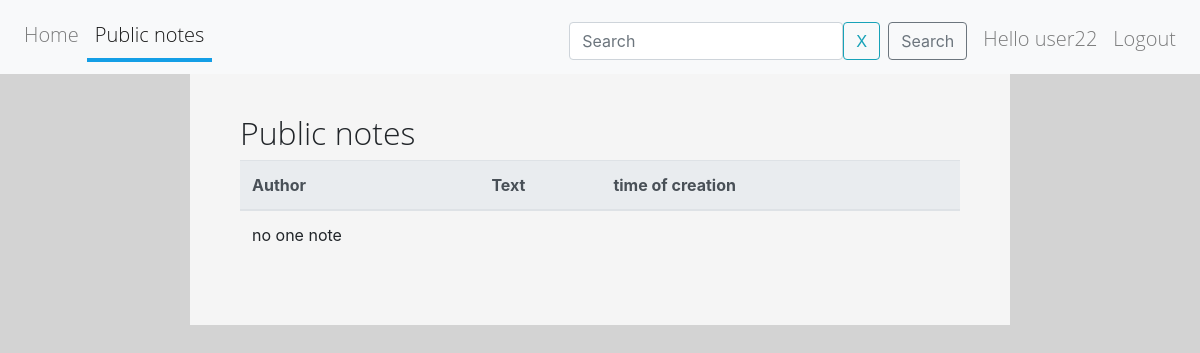
/share_note_list (signed in), run on an earlier commit of the app's database.
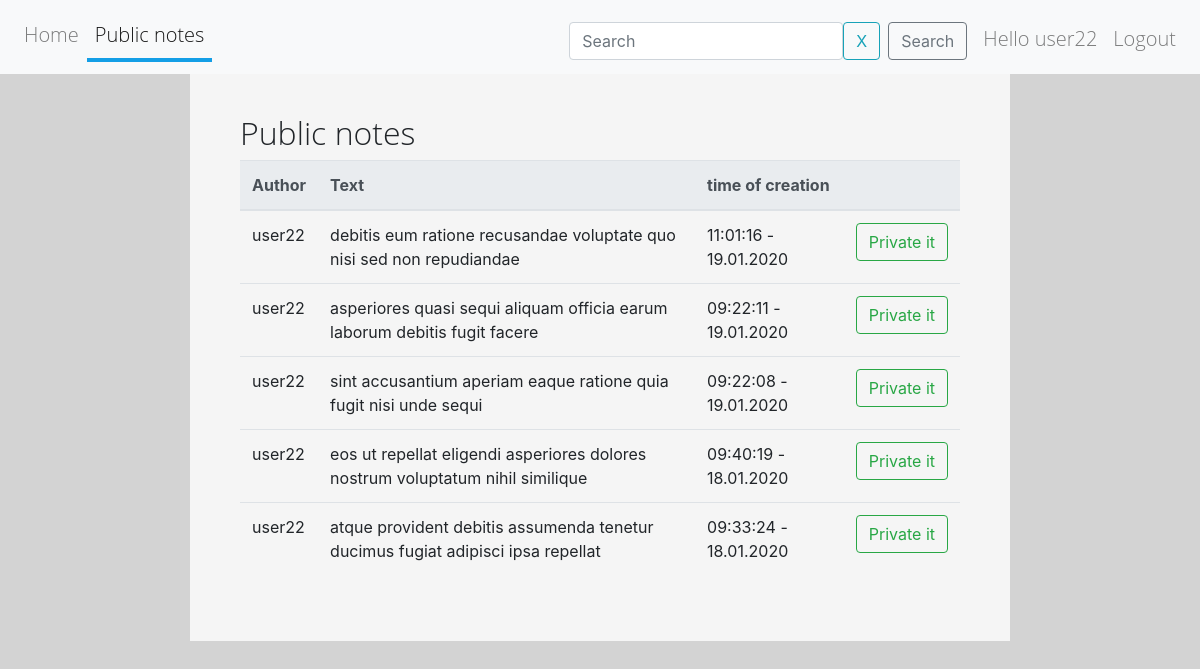
And on a later commit of the database.
### todo/models.py (models this page shows, shortened)
class Note(models.Model):
    text = models.TextField(max_length=200)
    post_time = models.DateTimeField(auto_now_add=True)
    author = models.ForeignKey(User, related_name="user", on_delete=models.CASCADE)
    status = models.BooleanField(default=False)

### todo/views.py (the view)
# urls.py: path('share_note_list', views.PublicNoteList.as_view(), name='public_note_list'),
class PublicNoteList(SearchNoteFormMixin, ListView):
    template_name = 'todo/public_note_list.html'
    http_method_names = ['get', 'post']
    model = models.Note
    context_object_name = 'notes'
    paginate_by = 10
    ordering = '-post_time'
    queryset = model.objects.filter(status=True)
    def get_queryset(self):
        qs = super().get_queryset()
        search = self.request.GET.get('search')
        qs = qs.filter(text__contains=search) if search else qs
        return qs

### todo/forms.py
class SearchNoteForm(forms.Form):
    search = forms.CharField(
        max_length=256,
        required=False,
        label='',
        widget=forms.TextInput(attrs={'placeholder': 'Search'})
    )

### todo/views.py (called while the page is built)
    def get_context_data(self, *, object_list=None, **kwargs):
        context = super().get_context_data(object_list=None, **kwargs)
        context.update({
            'search_note_form': forms.SearchNoteForm(self.request.GET),
        })
        return context

### templates/todo/public_note_list.html (shortened to what this page needs)
{% extends 'todo/base.html' %}
{% block content %}
    {% if user.is_authenticated %}
        <h2>Public notes</h2>
        <table class="table table-hover">
            <thead class="thead-light">
            <tr>
                <th scope="col">Author</th>
                <th scope="col">Text</th>
                <th scope="col">time of creation</th>
                <th scope="col"></th>
            </tr>
            </thead>
            <tbody>
            {% for note in notes %}
                <tr>
                    <td scope="row">{{ note.author }}</td>
                    <td>{{ note.text }}</td>
                    <td>{{ note.post_time|date:"H:i:s - d.m.Y" }}</td>
                    <td class="">
                        {% if note.author_id == user.pk %}
                            {% include 'todo/update_note_status_form.html' %}
                        {% endif %}
                    </td>
                </tr>
            {% empty %}
                <tr>
                    <td>no one note</td>
                </tr>
            {% endfor %}
        </table>
    {% endif %}
{% endblock content %}

### templates/todo/base.html (shortened to what this page needs)
<!DOCTYPE html>
<html lang="en">
<head>
    {% load staticfiles %}
    <link rel="stylesheet" href="{% static 'css/bootstrap.css' %}">
    <link rel="stylesheet" href="{% static 'css/style.css' %}">
</head>
<body>
{% include 'todo/navbar.html' %}
<div class="row">
    <div class="col-md-2 col-sm-2 col"></div>
    <div class="col-md-8 col-sm-8 col-12 col box">
        {% block content %}
        {% endblock content %}
    </div>
</div>
</body>
</html>

### templates/todo/navbar.html
<nav class="navbar navbar-expand-lg navbar-expand navbar-light bg-light ">
    <div class="collapse navbar-collapse">
        <ul class="navbar-nav pl-0 mr-auto">
            <li class="nav-item">
                <a class="nav-link" href="{% url 'todo:index' %}">Home</a>
            </li>
            <li class="nav-item">
                <a class="nav-link" href="{% url 'todo:public_note_list' %}">Public notes</a>
            </li>
        </ul>
        <ul class="navbar-nav pl-0 pb-0 mt-2" style="height: 50px">
            {% if not user.is_authenticated %}
                <p class="navbar-text mx-2" id="nav-text">Hello Guest</p>
                <li class="nav-item">
                    <a class="nav-link" href="{% url 'todo:create' %}">Register</a>
                </li>
                <p class="navbar-text mx-2"> or </p>
                <li class="nav-item" >
                    <a class="nav-link" href="{% url 'todo:login' %}">Login</a>
                </li>
            {% else %}
                {% include 'todo/search_note_form.html' %}
                <p class="nav-item nav-link">Hello {{ user }}</p>
                <li class="nav-item">
                    <a class="nav-link" href="{% url 'todo:logout' %}">Logout</a>
                </li>
            {% endif %}
        </ul>
    </div>
</nav>

### templates/todo/search_note_form.html
<form class="form-inline my-2 my-lg-0">
    {% load crispy_forms_tags %}
    {{ search_note_form.search|as_crispy_field }}
    <button class="btn btn-outline-info ml-0 my-2 my-sm-0" type="reset" onclick="location.href = location.origin + location.pathname">X</button>
    <button class="btn btn-outline-secondary mx-2 my-2 my-sm-0" type="submit">Search</button>
</form>

### templates/todo/update_note_status_form.html (shortened to what this page needs)
<form action="{% url 'todo:update_note_status' note.pk %}" method="post" class="text-center">
    {% if note.status %}
        </div>
            <button type="submit" class="btn btn-outline-success">Private it</button>
        </div>
    {% else %}
        </div>
            <input hidden type="checkbox" name="status" id="id_status" checked="checked">
            <button type="submit" class="btn btn-outline-warning">Public it</button>
        </div>
    {% endif %}
</form>

### templates/todo/index_page_navigator.html (shortened to what this page needs)
{% load bootstrap_pagination %}

### static/css/style.css (style rules this page uses)
body { background-color: lightgrey; }
h2 { font-family: "Open Sans Light", sans-serif; }
p { font-family: "Open Sans Light", sans-serif; font-size: 20px; }
li { font-family: "Open Sans Light", sans-serif; font-size: 20px; }
.box { background-color: whitesmoke; padding: 40px 50px 50px; }
.nav-link.active { border-bottom: 4px solid #149ee6; }
.nav-item { font-family: "Open Sans Light", sans-serif; font-size: 20px; }
.btn { white-space: nowrap; }

What changed in the data, as far as the page shows it:
added Note: author "user22", text "debitis eum ratione recusandae voluptate quo nisi sed non repudiandae", post_time "11:01:16 - 19.01.2020", status "Private it"
now on this page (row edited): Note: author "user22", text "asperiores quasi sequi aliquam officia earum laborum debitis fugit facere", post_time "09:22:11 - 19.01.2020", status "Private it"
now on this page (row edited): Note: author "user22", text "sint accusantium aperiam eaque ratione quia fugit nisi unde sequi", post_time "09:22:08 - 19.01.2020", status "Private it"
now on this page (row edited): Note: author "user22", text "eos ut repellat eligendi asperiores dolores nostrum voluptatum nihil similique", post_time "09:40:19 - 18.01.2020", status "Private it"
now on this page (row edited): Note: author "user22", text "atque provident debitis assumenda tenetur ducimus fugiat adipisci ipsa repellat", post_time "09:33:24 - 18.01.2020", status "Private it"
Also different on the page:
text no longer shown: "no one note"
